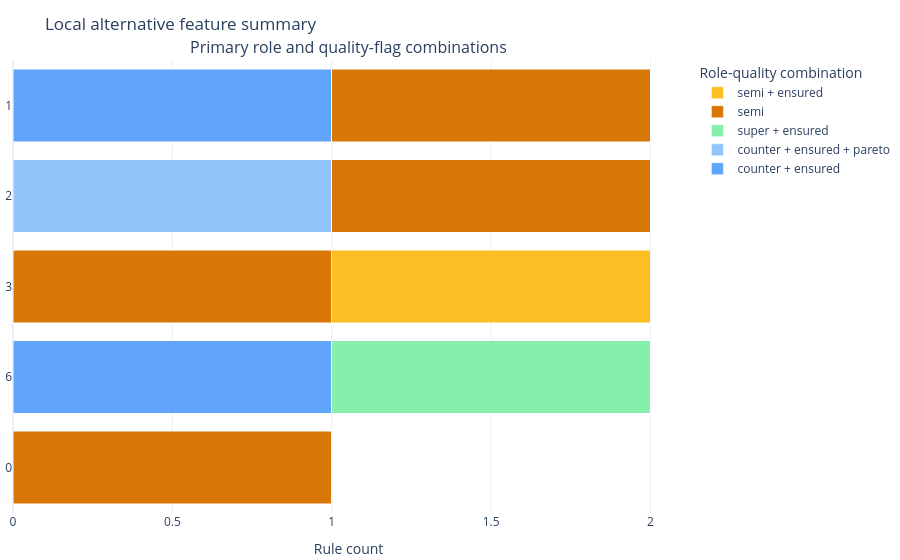

Notebook source saved alongside this figure:
### Markdown cell above
Limit the display to the most involved features.

### Code cell
alt = alternatives[0].plot(
    style="plotly.local.alternative_feature_summary",
    show=True,
    filter_top_features=5,
)

### Figure 1 — Plotly figure (JSON) as saved in the notebook; plotly's stock layout.template omitted (floating-point values rounded to 4 significant figures)
{"data": [{"customdata": [1, 0, 0, 1, 0], "hovertemplate": "%{hovertext}<extra></extra>", "hovertext": ["feature: 1<br>feature index: 1<br>current value: -0.06611522595320368<br>role-quality: counter + ensured<br>primary role: counter<br>quality flags: ensured<br>count: 1<br>share within feature: 0.500<br>rule ids/ranks: rule-1 (rank 2)<br>role sources: ce_metadata=1, rule_metadata=0, heuristic=0, unavailable=0", "feature: 2<br>feature index: 2<br>current value: -2.0984040353186995<br>role-quality: counter + ensured<br>primary role: counter<br>quality flags: ensured<br>count: 0<br>share within feature: 0.000<br>rule ids/ranks: <br>role sources: ce_metadata=0, rule_metadata=0, heuristic=0, unavailable=0", "feature: 3<br>feature index: 3<br>current value: 0.25748738048707853<br>role-quality: counter + ensured<br>primary role: counter<br>quality flags: ensured<br>count: 0<br>share within feature: 0.000<br>rule ids/ranks: <br>role sources: ce_metadata=0, rule_metadata=0, heuristic=0, unavailable=0", "feature: 6<br>feature index: 6<br>current value: 0.30687180572231354<br>role-quality: counter + ensured<br>primary role: counter<br>quality flags: ensured<br>count: 1<br>share within feature: 0.500<br>rule ids/ranks: rule-9 (rank 10)<br>role sources: ce_metadata=1, rule_metadata=0, heuristic=0, unavailable=0", "feature: 0<br>feature index: 0<br>current value: -0.4224987168254349<br>role-quality: counter + ensured<br>primary role: counter<br>quality flags: ensured<br>count: 0<br>share within feature: 0.000<br>rule ids/ranks: <br>role sources: ce_metadata=0, rule_metadata=0, heuristic=0, unavailable=0"], "marker": {"color": "#60a5fa"}, "meta": {"panel": "role_quality", "role_quality_key": "counter__ensured"}, "name": "counter + ensured", "orientation": "h", "type": "bar", "x": [1, 0, 0, 1, 0], "xaxis": "x", "y": ["1", "2", "3", "6", "0"], "yaxis": "y"}, {"customdata": [0, 1, 0, 0, 0], "hovertemplate": "%{hovertext}<extra></extra>", "hovertext": ["feature: 1<br>feature index: 1<br>current value: -0.06611522595320368<br>role-quality: counter + ensured + pareto<br>primary role: counter<br>quality flags: ensured, pareto<br>count: 0<br>share within feature: 0.000<br>rule ids/ranks: <br>role sources: ce_metadata=0, rule_metadata=0, heuristic=0, unavailable=0", "feature: 2<br>feature index: 2<br>current value: -2.0984040353186995<br>role-quality: counter + ensured + pareto<br>primary role: counter<br>quality flags: ensured, pareto<br>count: 1<br>share within feature: 0.500<br>rule ids/ranks: rule-4 (rank 5)<br>role sources: ce_metadata=1, rule_metadata=0, heuristic=0, unavailable=0", "feature: 3<br>feature index: 3<br>current value: 0.25748738048707853<br>role-quality: counter + ensured + pareto<br>primary role: counter<br>quality flags: ensured, pareto<br>count: 0<br>share within feature: 0.000<br>rule ids/ranks: <br>role sources: ce_metadata=0, rule_metadata=0, heuristic=0, unavailable=0", "feature: 6<br>feature index: 6<br>current value: 0.30687180572231354<br>role-quality: counter + ensured + pareto<br>primary role: counter<br>quality flags: ensured, pareto<br>count: 0<br>share within feature: 0.000<br>rule ids/ranks: <br>role sources: ce_metadata=0, rule_metadata=0, heuristic=0, unavailable=0", "feature: 0<br>feature index: 0<br>current value: -0.4224987168254349<br>role-quality: counter + ensured + pareto<br>primary role: counter<br>quality flags: ensured, pareto<br>count: 0<br>share within feature: 0.000<br>rule ids/ranks: <br>role sources: ce_metadata=0, rule_metadata=0, heuristic=0, unavailable=0"], "marker": {"color": "#93c5fd"}, "meta": {"panel": "role_quality", "role_quality_key": "counter__ensured__pareto"}, "name": "counter + ensured + pareto", "orientation": "h", "type": "bar", "x": [0, 1, 0, 0, 0], "xaxis": "x", "y": ["1", "2", "3", "6", "0"], "yaxis": "y"}, {"customdata": [0, 0, 0, 1, 0], "hovertemplate": "%{hovertext}<extra></extra>", "hovertext": ["feature: 1<br>feature index: 1<br>current value: -0.06611522595320368<br>role-quality: super + ensured<br>primary role: super<br>quality flags: ensured<br>count: 0<br>share within feature: 0.000<br>rule ids/ranks: <br>role sources: ce_metadata=0, rule_metadata=0, heuristic=0, unavailable=0", "feature: 2<br>feature index: 2<br>current value: -2.0984040353186995<br>role-quality: super + ensured<br>primary role: super<br>quality flags: ensured<br>count: 0<br>share within feature: 0.000<br>rule ids/ranks: <br>role sources: ce_metadata=0, rule_metadata=0, heuristic=0, unavailable=0", "feature: 3<br>feature index: 3<br>current value: 0.25748738048707853<br>role-quality: super + ensured<br>primary role: super<br>quality flags: ensured<br>count: 0<br>share within feature: 0.000<br>rule ids/ranks: <br>role sources: ce_metadata=0, rule_metadata=0, heuristic=0, unavailable=0", "feature: 6<br>feature index: 6<br>current value: 0.30687180572231354<br>role-quality: super + ensured<br>primary role: super<br>quality flags: ensured<br>count: 1<br>share within feature: 0.500<br>rule ids/ranks: rule-10 (rank 11)<br>role sources: ce_metadata=1, rule_metadata=0, heuristic=0, unavailable=0", "feature: 0<br>feature index: 0<br>current value: -0.4224987168254349<br>role-quality: super + ensured<br>primary role: super<br>quality flags: ensured<br>count: 0<br>share within feature: 0.000<br>rule ids/ranks: <br>role sources: ce_metadata=0, rule_metadata=0, heuristic=0, unavailable=0"], "marker": {"color": "#86efac"}, "meta": {"panel": "role_quality", "role_quality_key": "super__ensured"}, "name": "super + ensured", "orientation": "h", "type": "bar", "x": [0, 0, 0, 1, 0], "xaxis": "x", "y": ["1", "2", "3", "6", "0"], "yaxis": "y"}, {"customdata": [1, 1, 1, 0, 1], "hovertemplate": "%{hovertext}<extra></extra>", "hovertext": ["feature: 1<br>feature index: 1<br>current value: -0.06611522595320368<br>role-quality: semi<br>primary role: semi<br>quality flags: none<br>count: 1<br>share within feature: 0.500<br>rule ids/ranks: rule-2 (rank 3)<br>role sources: ce_metadata=1, rule_metadata=0, heuristic=0, unavailable=0", "feature: 2<br>feature index: 2<br>current value: -2.0984040353186995<br>role-quality: semi<br>primary role: semi<br>quality flags: none<br>count: 1<br>share within feature: 0.500<br>rule ids/ranks: rule-3 (rank 4)<br>role sources: ce_metadata=1, rule_metadata=0, heuristic=0, unavailable=0", "feature: 3<br>feature index: 3<br>current value: 0.25748738048707853<br>role-quality: semi<br>primary role: semi<br>quality flags: none<br>count: 1<br>share within feature: 0.500<br>rule ids/ranks: rule-5 (rank 6)<br>role sources: ce_metadata=1, rule_metadata=0, heuristic=0, unavailable=0", "feature: 6<br>feature index: 6<br>current value: 0.30687180572231354<br>role-quality: semi<br>primary role: semi<br>quality flags: none<br>count: 0<br>share within feature: 0.000<br>rule ids/ranks: <br>role sources: ce_metadata=0, rule_metadata=0, heuristic=0, unavailable=0", "feature: 0<br>feature index: 0<br>current value: -0.4224987168254349<br>role-quality: semi<br>primary role: semi<br>quality flags: none<br>count: 1<br>share within feature: 1.000<br>rule ids/ranks: rule-0 (rank 1)<br>role sources: ce_metadata=1, rule_metadata=0, heuristic=0, unavailable=0"], "marker": {"color": "#d97706"}, "meta": {"panel": "role_quality", "role_quality_key": "semi"}, "name": "semi", "orientation": "h", "type": "bar", "x": [1, 1, 1, 0, 1], "xaxis": "x", "y": ["1", "2", "3", "6", "0"], "yaxis": "y"}, {"customdata": [0, 0, 1, 0, 0], "hovertemplate": "%{hovertext}<extra></extra>", "hovertext": ["feature: 1<br>feature index: 1<br>current value: -0.06611522595320368<br>role-quality: semi + ensured<br>primary role: semi<br>quality flags: ensured<br>count: 0<br>share within feature: 0.000<br>rule ids/ranks: <br>role sources: ce_metadata=0, rule_metadata=0, heuristic=0, unavailable=0", "feature: 2<br>feature index: 2<br>current value: -2.0984040353186995<br>role-quality: semi + ensured<br>primary role: semi<br>quality flags: ensured<br>count: 0<br>share within feature: 0.000<br>rule ids/ranks: <br>role sources: ce_metadata=0, rule_metadata=0, heuristic=0, unavailable=0", "feature: 3<br>feature index: 3<br>current value: 0.25748738048707853<br>role-quality: semi + ensured<br>primary role: semi<br>quality flags: ensured<br>count: 1<br>share within feature: 0.500<br>rule ids/ranks: rule-6 (rank 7)<br>role sources: ce_metadata=1, rule_metadata=0, heuristic=0, unavailable=0", "feature: 6<br>feature index: 6<br>current value: 0.30687180572231354<br>role-quality: semi + ensured<br>primary role: semi<br>quality flags: ensured<br>count: 0<br>share within feature: 0.000<br>rule ids/ranks: <br>role sources: ce_metadata=0, rule_metadata=0, heuristic=0, unavailable=0", "feature: 0<br>feature index: 0<br>current value: -0.4224987168254349<br>role-quality: semi + ensured<br>primary role: semi<br>quality flags: ensured<br>count: 0<br>share within feature: 0.000<br>rule ids/ranks: <br>role sources: ce_metadata=0, rule_metadata=0, heuristic=0, unavailable=0"], "marker": {"color": "#fbbf24"}, "meta": {"panel": "role_quality", "role_quality_key": "semi__ensured"}, "name": "semi + ensured", "orientation": "h", "type": "bar", "x": [0, 0, 1, 0, 0], "xaxis": "x", "y": ["1", "2", "3", "6", "0"], "yaxis": "y"}], "layout": {"annotations": [{"font": {"size": 16}, "showarrow": false, "text": "Primary role and quality-flag combinations", "x": 0.5, "xanchor": "center", "xref": "paper", "y": 1.0, "yanchor": "bottom", "yref": "paper"}], "autosize": true, "barmode": "stack", "legend": {"title": {"text": "Role-quality combination"}}, "margin": {"b": 40, "l": 5, "r": 24, "t": 60}, "meta": {"artifact_type": "plotly.local.alternative_feature_summary", "panel_config": {"filter_top_features": 5, "hover_detail": "compact", "normalize": "count", "show_conjunctions": false, "show_role_quality_summary": true, "sort_by": "total"}}, "title": {"text": "Local alternative feature summary"}, "xaxis": {"anchor": "y", "domain": [0.0, 1.0], "title": {"text": "Rule count"}}, "yaxis": {"anchor": "x", "automargin": true, "autorange": "reversed", "domain": [0.0, 1.0]}}}
